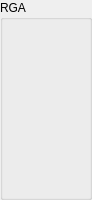
<?xml version="1.0" encoding="UTF-8"?>
<ui version="4.0">
 <class>RgaLed</class>
 <widget class="QEGroupBox" name="RgaLed">
  <property name="geometry">
   <rect>
    <x>0</x>
    <y>0</y>
    <width>92</width>
    <height>200</height>
   </rect>
  </property>
  <property name="windowTitle">
   <string>EGroupBox</string>
  </property>
  <property name="title">
   <string>RGA</string>
  </property>
  <widget class="QESimpleShape" name="BAR200">
   <property name="geometry">
    <rect>
     <x>10</x>
     <y>100</y>
     <width>16</width>
     <height>16</height>
    </rect>
   </property>
   <property name="shape">
    <enum>QSimpleShape::ellipse</enum>
   </property>
   <property name="colour7" stdset="0">
    <color>
     <red>0</red>
     <green>200</green>
     <blue>0</blue>
    </color>
   </property>
   <property name="variable" stdset="0">
    <string>$(RGA1):HEADSTA</string>
   </property>
   <property name="visible" stdset="0">
    <bool>true</bool>
   </property>
   <property name="displayAlarmStateOption" stdset="0">
    <enum>QESimpleShape::Never</enum>
   </property>
  </widget>
  <widget class="QESimpleShape" name="SS">
   <property name="geometry">
    <rect>
     <x>10</x>
     <y>170</y>
     <width>16</width>
     <height>16</height>
    </rect>
   </property>
   <property name="shape">
    <enum>QSimpleShape::ellipse</enum>
   </property>
   <property name="colour0" stdset="0">
    <color>
     <red>0</red>
     <green>200</green>
     <blue>0</blue>
    </color>
   </property>
   <property name="colour1" stdset="0">
    <color>
     <red>200</red>
     <green>200</green>
     <blue>200</blue>
    </color>
   </property>
   <property name="flash0" stdset="0">
    <bool>false</bool>
   </property>
   <property name="variable" stdset="0">
    <string>$(RGA1):SCAN</string>
   </property>
   <property name="displayAlarmStateOption" stdset="0">
    <enum>QESimpleShape::Never</enum>
   </property>
  </widget>
  <widget class="QESimpleShape" name="BAR50">
   <property name="geometry">
    <rect>
     <x>10</x>
     <y>60</y>
     <width>16</width>
     <height>16</height>
    </rect>
   </property>
   <property name="shape">
    <enum>QSimpleShape::ellipse</enum>
   </property>
   <property name="colour3" stdset="0">
    <color>
     <red>200</red>
     <green>200</green>
     <blue>200</blue>
    </color>
   </property>
   <property name="colour4" stdset="0">
    <color>
     <red>200</red>
     <green>200</green>
     <blue>200</blue>
    </color>
   </property>
   <property name="colour5" stdset="0">
    <color>
     <red>0</red>
     <green>200</green>
     <blue>0</blue>
    </color>
   </property>
   <property name="flash0" stdset="0">
    <bool>false</bool>
   </property>
   <property name="flash1" stdset="0">
    <bool>false</bool>
   </property>
   <property name="variable" stdset="0">
    <string>$(RGA1):HEADSTA</string>
   </property>
   <property name="displayAlarmStateOption" stdset="0">
    <enum>QESimpleShape::Never</enum>
   </property>
  </widget>
  <widget class="QESimpleShape" name="STOP">
   <property name="geometry">
    <rect>
     <x>10</x>
     <y>20</y>
     <width>16</width>
     <height>16</height>
    </rect>
   </property>
   <property name="focusPolicy">
    <enum>Qt::NoFocus</enum>
   </property>
   <property name="contextMenuPolicy">
    <enum>Qt::CustomContextMenu</enum>
   </property>
   <property name="shape">
    <enum>QSimpleShape::ellipse</enum>
   </property>
   <property name="colour0" stdset="0">
    <color>
     <red>255</red>
     <green>255</green>
     <blue>0</blue>
    </color>
   </property>
   <property name="colour1" stdset="0">
    <color>
     <red>255</red>
     <green>0</green>
     <blue>0</blue>
    </color>
   </property>
   <property name="variable" stdset="0">
    <string>$(RGA1):HEADSTA</string>
   </property>
   <property name="variableSubstitutions" stdset="0">
    <string/>
   </property>
   <property name="displayAlarmStateOption" stdset="0">
    <enum>QESimpleShape::Never</enum>
   </property>
  </widget>
  <widget class="QESimpleShape" name="ANA200">
   <property name="geometry">
    <rect>
     <x>10</x>
     <y>140</y>
     <width>16</width>
     <height>16</height>
    </rect>
   </property>
   <property name="shape">
    <enum>QSimpleShape::ellipse</enum>
   </property>
   <property name="colour7" stdset="0">
    <color>
     <red>200</red>
     <green>200</green>
     <blue>200</blue>
    </color>
   </property>
   <property name="colour8" stdset="0">
    <color>
     <red>0</red>
     <green>200</green>
     <blue>0</blue>
    </color>
   </property>
   <property name="variable" stdset="0">
    <string>$(RGA1):HEADSTA</string>
   </property>
   <property name="displayAlarmStateOption" stdset="0">
    <enum>QESimpleShape::Never</enum>
   </property>
  </widget>
  <widget class="QESimpleShape" name="BAR100">
   <property name="geometry">
    <rect>
     <x>10</x>
     <y>80</y>
     <width>16</width>
     <height>16</height>
    </rect>
   </property>
   <property name="shape">
    <enum>QSimpleShape::ellipse</enum>
   </property>
   <property name="colour6" stdset="0">
    <color>
     <red>0</red>
     <green>200</green>
     <blue>0</blue>
    </color>
   </property>
   <property name="variable" stdset="0">
    <string>$(RGA1):HEADSTA</string>
   </property>
   <property name="displayAlarmStateOption" stdset="0">
    <enum>QESimpleShape::Never</enum>
   </property>
  </widget>
 </widget>
 <customwidgets>
  <customwidget>
   <class>QESimpleShape</class>
   <extends>QSimpleShape</extends>
   <header>QESimpleShape.h</header>
  </customwidget>
  <customwidget>
   <class>QEGroupBox</class>
   <extends>QGroupBox</extends>
   <header>QEGroupBox.h</header>
   <container>1</container>
  </customwidget>
  <customwidget>
   <class>QSimpleShape</class>
   <extends>QWidget</extends>
   <header>QSimpleShape.h</header>
  </customwidget>
 </customwidgets>
 <resources/>
 <connections/>
</ui>
